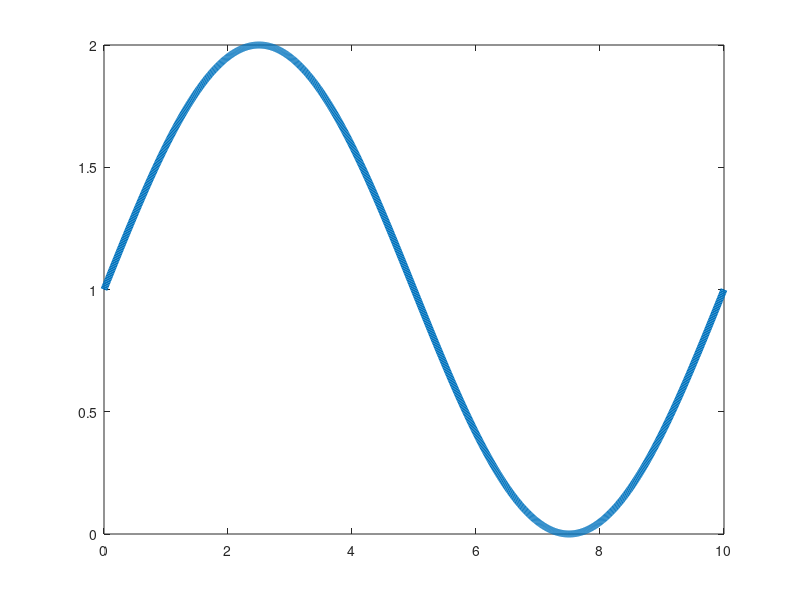

Here is the MATLAB script that generated this plot: (Note: this script raises an error after producing the figure.)
clc
clear
close all

printfigure = 0;

Length = 10;  % Stablaenge
Time = 5;   % Zetiraum
step_length = 0.01;
step_time = 0.01;
x = 0 : step_length : Length;
t = 0 : step_time : Time;
N_length = length(x);
N_time = length(t);

k = 0.1;  % Waermeleitfaehigkeit in cm^2/s
a = 0.1;  % Waermeabstralungsfaktor

N = 10;  % Grad
lambda = 0 : pi / Length : N * pi / Length;
f = zeros(N_time, N_length); % Temperaturmatrix
f(1,:) = sin(x / Length * 2 * pi) + 1;
% f(1,:) = floor(x * 5) / 5;
phi = zeros(N + 1, N_length);  % Eigenfunktionen
T = zeros(N + 1, N_time);  % Gewichtung

plot(x,f(1,:),'LineWidth',5)
setplt('Initial Condition','$x$','$T$','TV_inhomo_modal_inital_condition',printfigure)

phi(1,:) = sqrt(1 / Length);
for i = 2 : N + 1
    for n = 1 : N_length
        phi(i, n) = sqrt(2 / Length) * cos(lambda(i) * x(n));
    end
end

figure
for i = 1 : N + 1
    plot(0:step_length:Length,phi(i,:))
    hold on
end
txt = ['$N = ',num2str(N),'$'];
TEXT = text(8,0.4,txt,'FontSize',30);
set(TEXT,'Interpreter','latex')
setplt('Eigenfunctions','$x$','$value$','TV_inhomo_modal_Eigenfunctions',printfigure)

for i = 1 : N + 1
    T(i, 1) = 0;
    for n = 1 : N_length
        T(i, 1) = T(i, 1) + f(1, n) * phi(i, n) * step_length;
    end
end

for i = 1 : N + 1
    for n = 2 : N_time
        T(i, n) = (1 - step_time * k * lambda(i)^2 - a * step_time)^(n - 1) * T(i, 1);
    end
end


f = zeros(N_time, N_length);  % Temperaturmatrix
for n = 1 : N_time
    for i = 1 : N + 1
        f(n,:) = f(n,:) + T(i,n) * phi(i,:);
    end
end

figure
for n = 1 : 10 : N_time
    plot(x, f(n,:),'LineWidth',5)
    ylim([0 2])
    set(gca,'Fontsize',20)
    set(gca,'fontname','times new Roman')
    T = title('Temperature Distribution','fontsize',40);
    set(T,'Interpreter','latex')
    T = xlabel('$x$','fontsize',30);
    set(T,'Interpreter','latex')
    T = ylabel('$T$','fontsize',30);
    set(T,'Interpreter','latex')
    set(gcf,'outerposition',get(0,'screensize'));
    txt = ['$t = ',num2str((n-1)*step_time),'$'];
    T = text(8,1.6,txt,'FontSize',30);
    set(T,'Interpreter','latex')
    txt = ['$N = ',num2str(N),'$'];
    T = text(8,1.8,txt,'FontSize',30);
    set(T,'Interpreter','latex')
    drawnow
    frame=getframe(gcf);
    imind=frame2im(frame);
    [imind,cm] = rgb2ind(imind,256);
    if printfigure == 1
        if n==1
             imwrite(imind,cm,'TV_inhomo_modal_1.gif','gif', 'Loopcount',inf,'DelayTime',1e-6);
        else
             imwrite(imind,cm,'TV_inhomo_modal_1.gif','gif','WriteMode','append','DelayTime',1e-6);
        end
    end
end

figure
[X, Y] = meshgrid(x, t);
mesh(X,Y,f)
setmesh('Tempreature Distribution','$x$','$t$','$T$','TV_inhomo_modal_Ttx_1',printfigure)

f_modal_1 = f;
x_modal_1 = x;
save('f_modal_1.mat','x_modal_1','f_modal_1')
